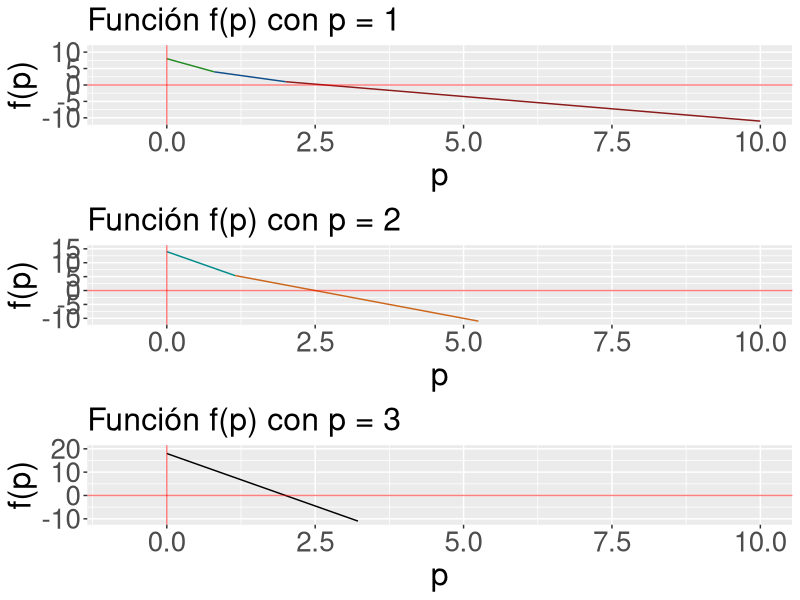
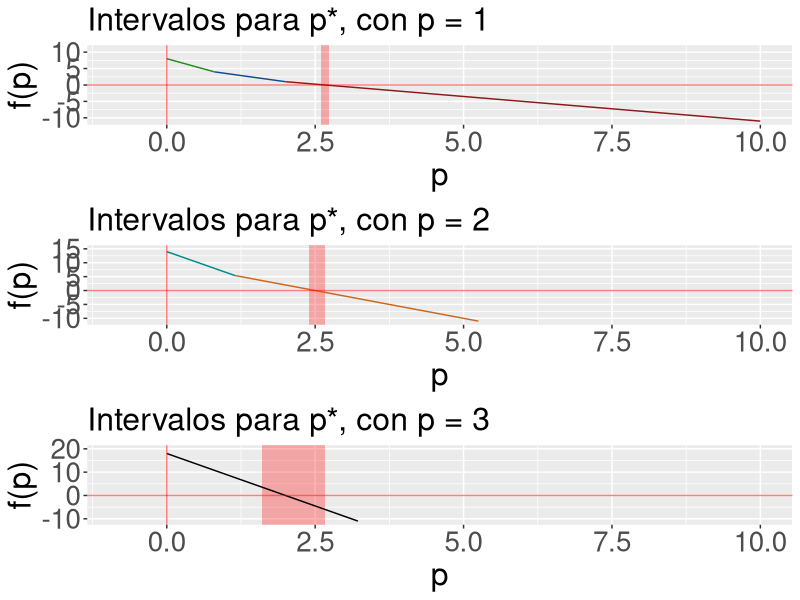
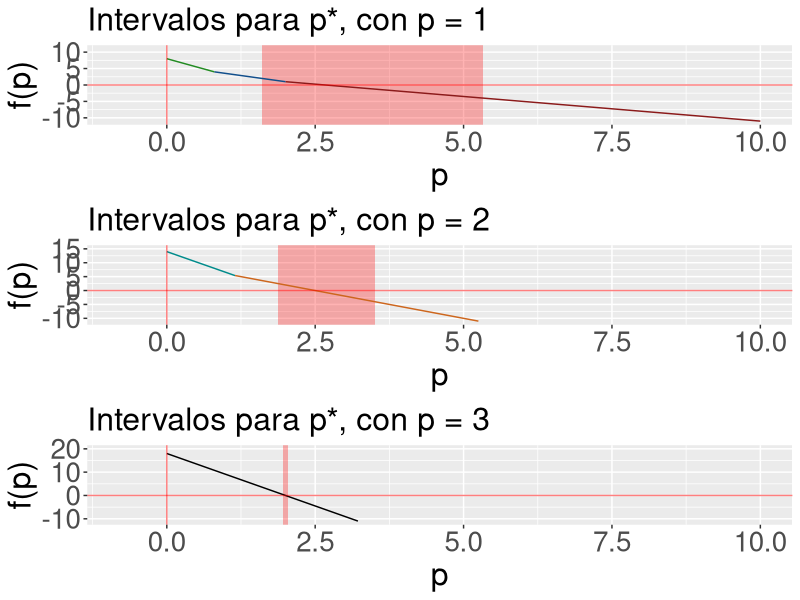

Generate these figures, in order, with R:
library(tidyr)
library(dplyr)
library(ggplot2)
library(gridExtra)


# 1) Forma de la funcion --------------------------------------------------
x <- seq(-10,10, by = .01)+10
y <- -exp(x-10)/(1+exp(x-10)) +.5
puntos <- data.frame(x, y)

plot <- ggplot() +
  geom_line(data = puntos, aes(x =x, y = y)) + xlim(c(0,20)) +
  geom_point(aes(x = 10, y = 0), color = "dodgerblue", size = 5) +
  geom_text(aes(10, 0, label="p*",vjust = -1.3, hjust = -.5), size = 7) +
  geom_text(aes(0, 0, label="0",vjust = 0, hjust = 0), size = 5) +
  geom_vline(xintercept = 0, color = "red", alpha= .5)+
  geom_hline(yintercept = 0, color = "red", alpha= .5) +
  labs(title = "Comportamiento de la funcion f(p)", 
       x = "p", y = "f(p)")+
  theme(axis.ticks = element_blank(), 
        axis.text.x = element_blank(), 
        axis.text.y = element_blank()) 


# png("/Users/salvadorgarcia/Repositorios/tesis/Figures/Chapter2_fp.png", width = 600, height = 400)
# plot
# dev.off()



# 2) Ejemplo 1--------------------------------------------------------------
x <- seq(0,20, by = .01)
y <- 4-(1.5*x)
puntos1 <- data.frame(x, y)

x <- seq(0,20, by = .01)
y <- 6-(2.5*x)
puntos2 <- data.frame(x, y)

x <- seq(0,20, by = .01)
y <- 8-(5*x)
puntos3 <- data.frame(x, y)

# Grafica de los eigenvalores
plot <- ggplot() +
  geom_line(data = puntos1, aes(x =x, y = y), color = "firebrick4") +
  geom_line(data = puntos2, aes(x =x, y = y), color = "dodgerblue4")+
  geom_line(data = puntos3, aes(x =x, y = y), color = "forestgreen") + 
  geom_vline(xintercept = 0, color = "red", alpha= .5)+
  geom_hline(yintercept = 0, color = "red", alpha= .5) +
  xlim(c(-0.8,10)) + ylim(c(-11,11)) +
  labs(title = "Variación de eigenvalores conforme p cambia", 
       x = "p", y = "f(p)")+
  geom_text(aes(-0.7, 3.5, label="4-1.5p",vjust = -1.3, hjust = -.5), size = 5) +
  geom_text(aes(-0.7, 5.5, label="6-2.5p",vjust = -1.3, hjust = -.5), size = 5) +
  geom_text(aes(-0.7, 7.5, label="8-5p",vjust = -1.3, hjust = -.5), size = 5) +
  theme(plot.title = element_text(size=23))+
  theme(axis.title.y = element_text(size = 23 ))+
  theme(axis.title.x = element_text(size = 23 ))+
  theme(axis.text = element_text(size = 20))
#png("/Users/salvadorgarcia/Repositorios/tesis/Figures/Chapter2_fp.png", width = 600, height = 400)
# png("/Users/salvadorgarcia/Repositories/Escrito/tesis/Figures/Chapter2_3eigen.png", width = 600, height = 400)
# plot
# dev.off()

# f(p) con un valor máximo de un eigenvalor
plot1 <- ggplot() +
  geom_line(data = puntos1[201:2001, ], aes(x =x, y = y), color = "firebrick4") +
  geom_line(data = puntos2[81:201,], aes(x =x, y = y), color = "dodgerblue4")+
  geom_line(data = puntos3[0:81,], aes(x = x, y = y), color = "forestgreen") + 
  geom_vline(xintercept = 0, color = "red", alpha= .5)+
  geom_hline(yintercept = 0, color = "red", alpha= .5) +
  xlim(c(-0.8,10)) + ylim(c(-11,11)) +
  labs(title = "Función f(p) con p = 1", 
       x = "p", y = "f(p)")+
  theme(plot.title = element_text(size=23))+
  theme(axis.title.y = element_text(size = 23 ))+
  theme(axis.title.x = element_text(size = 23 ))+
  theme(axis.text = element_text(size = 20))

# f(p) con un valor máximo de dos eigenvalores
temp1 <- puntos3[0:116, ] +puntos2[0:116, ]
temp1 <- temp1 %>% mutate(x = x/2)
temp2 <- puntos2[116:2001, ] +puntos1[116:2001, ]
temp2 <- temp2 %>% mutate(x = x/2)

plot2 <- ggplot() +
  geom_line(data = temp1, aes(x =x, y = y), color = "cyan4") +
  geom_line(data = temp2, aes(x =x, y = y), color = "chocolate3")+
  geom_vline(xintercept = 0, color = "red", alpha= .5)+
  geom_hline(yintercept = 0, color = "red", alpha= .5) +
  xlim(c(-0.8,10)) + ylim(c(-11,15)) +
  labs(title = "Función f(p) con p = 2", 
       x = "p", y = "f(p)")+
  theme(plot.title = element_text(size=23))+
  theme(axis.title.y = element_text(size = 23 ))+
  theme(axis.title.x = element_text(size = 23 ))+
  theme(axis.text = element_text(size = 20))

# f(p) con un valor máximo de tres eigenvalores

temp3 <- puntos1+puntos2+puntos3
temp3 <- temp3 %>% mutate(x = x/3)

plot3 <- ggplot() +
  geom_line(data = temp3, aes(x =x, y = y), color = "black") +
  geom_vline(xintercept = 0, color = "red", alpha= .5)+
  geom_hline(yintercept = 0, color = "red", alpha= .5) +
  xlim(c(-0.8,10)) + ylim(c(-11,20)) +
  labs(title = "Función f(p) con p = 3", 
       x = "p", y = "f(p)")+
  theme(plot.title = element_text(size=23))+
  theme(axis.title.y = element_text(size = 23 ))+
  theme(axis.title.x = element_text(size = 23 ))+
  theme(axis.text = element_text(size = 20))


png("/Users/salvadorgarcia/Repositories/Escrito/tesis/Figures/Chapter2_grid3eigen.png", width = 600, height = 850)
grid.arrange(plot1,plot2,plot3,ncol = 1)
dev.off()




# Primeras cotas para la localización del óptimo


# f(p) con un valor máximo de un eigenvalor
plot1 <- ggplot() +
  geom_rect(aes(xmin = 3.9/1.5, xmax = 4.1/1.5,   ymin = -Inf, ymax = Inf),  
            fill = "red", alpha = .3)+
  geom_line(data = puntos1[201:2001, ], aes(x =x, y = y), color = "firebrick4") +
  geom_line(data = puntos2[81:201,], aes(x =x, y = y), color = "dodgerblue4")+
  geom_line(data = puntos3[0:81,], aes(x = x, y = y), color = "forestgreen") + 
  geom_vline(xintercept = 0, color = "red", alpha= .5)+
  geom_hline(yintercept = 0, color = "red", alpha= .5) +
  xlim(c(-0.8,10)) + ylim(c(-11,11)) +
  labs(title = "Intervalos para p*, con p = 1", 
       x = "p", y = "f(p)")+
  theme(plot.title = element_text(size=23))+
  theme(axis.title.y = element_text(size = 23 ))+
  theme(axis.title.x = element_text(size = 23 ))+
  theme(axis.text = element_text(size = 20)) 
  

# f(p) con un valor máximo de dos eigenvalores
temp1 <- puntos3[0:116, ] +puntos2[0:116, ]
temp1 <- temp1 %>% mutate(x = x/2)
temp2 <- puntos2[116:2001, ] +puntos1[116:2001, ]
temp2 <- temp2 %>% mutate(x = x/2)

plot2 <- ggplot() +
  geom_rect(aes(xmin = 6/2.5, xmax = 4/1.5,   ymin = -Inf, ymax = Inf),  
            fill = "red", alpha = .3)+
  geom_line(data = temp1, aes(x =x, y = y), color = "cyan4") +
  geom_line(data = temp2, aes(x =x, y = y), color = "chocolate3")+
  geom_vline(xintercept = 0, color = "red", alpha= .5)+
  geom_hline(yintercept = 0, color = "red", alpha= .5) +
  xlim(c(-0.8,10)) + ylim(c(-11,15)) +
  labs(title = "Intervalos para p*, con p = 2", 
       x = "p", y = "f(p)")+
  theme(plot.title = element_text(size=23))+
  theme(axis.title.y = element_text(size = 23 ))+
  theme(axis.title.x = element_text(size = 23 ))+
  theme(axis.text = element_text(size = 20))

# f(p) con un valor máximo de tres eigenvalores

temp3 <- puntos1+puntos2+puntos3
temp3 <- temp3 %>% mutate(x = x/3)

plot3 <- ggplot() +
  geom_rect(aes(xmin = 8/5, xmax = 4/1.5,   ymin = -Inf, ymax = Inf),  
            fill = "red", alpha = .3)+
  geom_line(data = temp3, aes(x =x, y = y), color = "black") +
  geom_vline(xintercept = 0, color = "red", alpha= .5)+
  geom_hline(yintercept = 0, color = "red", alpha= .5) +
  xlim(c(-0.8,10)) + ylim(c(-11,20)) +
  labs(title = "Intervalos para p*, con p = 3", 
       x = "p", y = "f(p)")+
  theme(plot.title = element_text(size=23))+
  theme(axis.title.y = element_text(size = 23 ))+
  theme(axis.title.x = element_text(size = 23 ))+
  theme(axis.text = element_text(size = 20))


png("/Users/salvadorgarcia/Repositories/Escrito/tesis/Figures/Chapter2_grid3eigen_interv.png", width = 600, height = 850)
grid.arrange(plot1,plot2,plot3,ncol = 1)
dev.off()



# 3) Segunda cota ---------------------------------------------------------

# f(p) con un valor máximo de un eigenvalor
plot1 <- ggplot() +
  geom_rect(aes(xmin = 8/5, xmax = 8/1.5,   ymin = -Inf, ymax = Inf),  
            fill = "red", alpha = .3)+
  geom_line(data = puntos1[201:2001, ], aes(x =x, y = y), color = "firebrick4") +
  geom_line(data = puntos2[81:201,], aes(x =x, y = y), color = "dodgerblue4")+
  geom_line(data = puntos3[0:81,], aes(x = x, y = y), color = "forestgreen") + 
  geom_vline(xintercept = 0, color = "red", alpha= .5)+
  geom_hline(yintercept = 0, color = "red", alpha= .5) +
  xlim(c(-0.8,10)) + ylim(c(-11,11)) +
  labs(title = "Intervalos para p*, con p = 1", 
       x = "p", y = "f(p)")+
  theme(plot.title = element_text(size=23))+
  theme(axis.title.y = element_text(size = 23 ))+
  theme(axis.title.x = element_text(size = 23 ))+
  theme(axis.text = element_text(size = 20)) 


# f(p) con un valor máximo de dos eigenvalores
temp1 <- puntos3[0:116, ] +puntos2[0:116, ]
temp1 <- temp1 %>% mutate(x = x/2)
temp2 <- puntos2[116:2001, ] +puntos1[116:2001, ]
temp2 <- temp2 %>% mutate(x = x/2)

plot2 <- ggplot() +
  geom_rect(aes(xmin = 14/7.5, xmax = 14/4,   ymin = -Inf, ymax = Inf),  
            fill = "red", alpha = .3)+
  geom_line(data = temp1, aes(x =x, y = y), color = "cyan4") +
  geom_line(data = temp2, aes(x =x, y = y), color = "chocolate3")+
  geom_vline(xintercept = 0, color = "red", alpha= .5)+
  geom_hline(yintercept = 0, color = "red", alpha= .5) +
  xlim(c(-0.8,10)) + ylim(c(-11,15)) +
  labs(title = "Intervalos para p*, con p = 2", 
       x = "p", y = "f(p)")+
  theme(plot.title = element_text(size=23))+
  theme(axis.title.y = element_text(size = 23 ))+
  theme(axis.title.x = element_text(size = 23 ))+
  theme(axis.text = element_text(size = 20))

# f(p) con un valor máximo de tres eigenvalores

temp3 <- puntos1+puntos2+puntos3
temp3 <- temp3 %>% mutate(x = x/3)

plot3 <- ggplot() +
  geom_rect(aes(xmin = 1.95, xmax = 2.05,   ymin = -Inf, ymax = Inf),  
            fill = "red", alpha = .3)+
  geom_line(data = temp3, aes(x =x, y = y), color = "black") +
  geom_vline(xintercept = 0, color = "red", alpha= .5)+
  geom_hline(yintercept = 0, color = "red", alpha= .5) +
  xlim(c(-0.8,10)) + ylim(c(-11,20)) +
  labs(title = "Intervalos para p*, con p = 3", 
       x = "p", y = "f(p)")+
  theme(plot.title = element_text(size=23))+
  theme(axis.title.y = element_text(size = 23 ))+
  theme(axis.title.x = element_text(size = 23 ))+
  theme(axis.text = element_text(size = 20))


png("/Users/salvadorgarcia/Repositories/Escrito/tesis/Figures/Chapter2_grid3eigen_interv2.png", width = 600, height = 850)
grid.arrange(plot1,plot2,plot3,ncol = 1)
dev.off()












